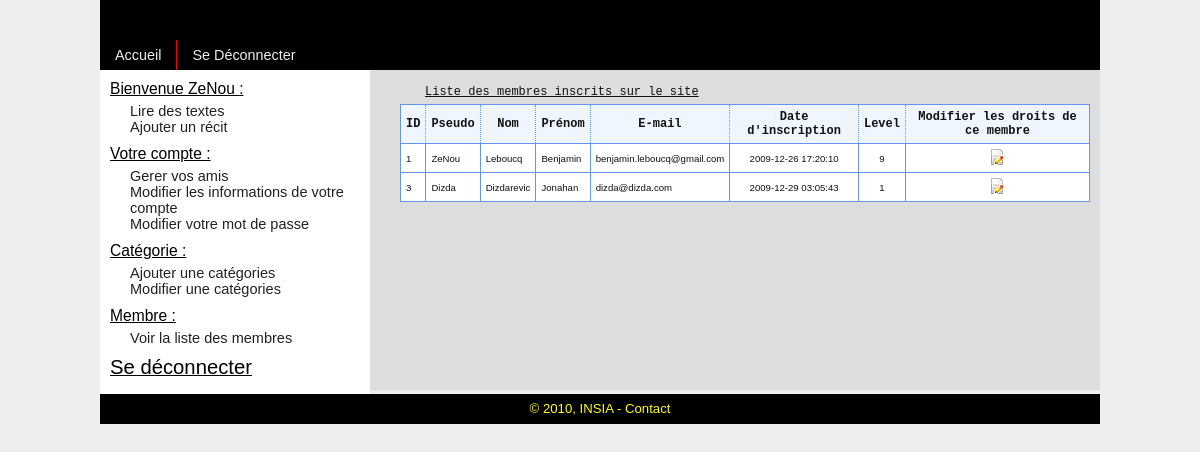
The page /index.php?page=listemembre (signed in) on the database as committed earlier.
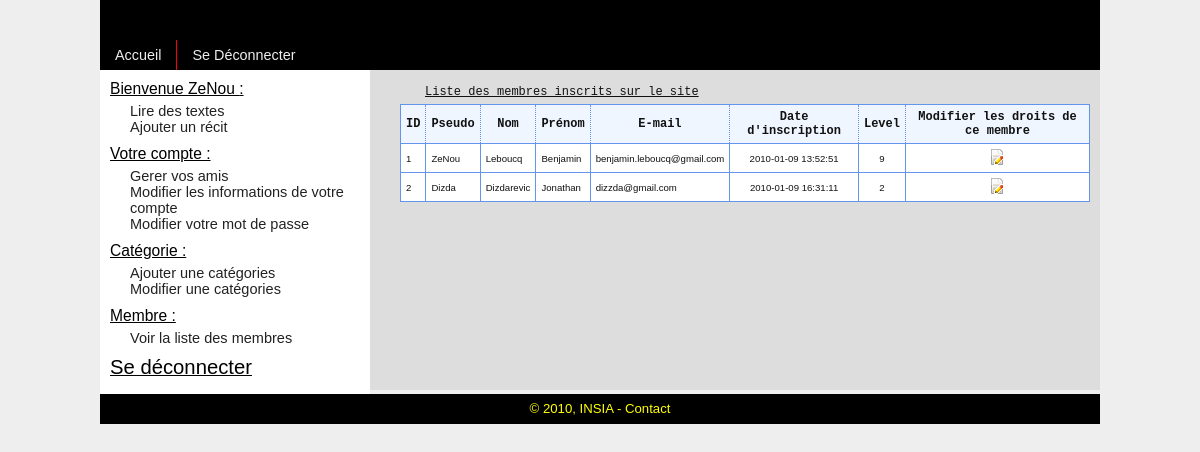
The same page on the database as committed later.
### tables this page shows
CREATE TABLE IF NOT EXISTS `membre` (
  `id` int(11) NOT NULL AUTO_INCREMENT,
  `nom` varchar(45) NOT NULL,
  `prenom` varchar(45) NOT NULL,
  `mail` varchar(50) NOT NULL,
  `pseudo` varchar(10) NOT NULL,
  `pass` varchar(45) NOT NULL,
  `level` tinyint(4) NOT NULL,
  `date_inscription` timestamp NOT NULL DEFAULT CURRENT_TIMESTAMP ON UPDATE CURRENT_TIMESTAMP,
  PRIMARY KEY (`id`)
);

### class/db.class.php (called while the page is built, shortened)
<?php
class Sql
{
	private
	$Serveur = '',
	$Bdd = '',
	$Identifiant = '',
	$Mdp = '',
	$Lien = '',
	$Debogue = true,
	$LimiteParPage,
	$PageCourante = 1,
	$nombreItemsTotal = 0,
	$NbRequetes = 0;
	public function __construct($Serveur = cfgServeur, $Bdd = cfgBdd, $Identifiant = cfgLogin, $Mdp = cfgPass)
	{
		$this->Serveur = $Serveur;
		$this->Bdd = $Bdd;
		$this->Identifiant = $Identifiant;
		$this->Mdp = $Mdp;
		$this->Lien=mysql_connect($this->Serveur, $this->Identifiant, $this->Mdp);
		$Base = mysql_select_db($this->Bdd,$this->Lien);
	}
	public function TabSQL($Requete, $LimiteParPage = 0, $PageCourante = 1, $CountSpecial = '')
	{
		$i = 0;
		$Ressource = mysql_query($Requete,$this->Lien);
		$TabResultat=array();
		while ($Ligne = mysql_fetch_assoc($Ressource))
		{
			foreach ($Ligne as $clef => $valeur) $TabResultat[$i][$clef] = $valeur;
			$i++;
		}
		return $TabResultat;
	}
}
?>

### conf/fonctions.php (called while the page is built, shortened)
<?php
	function Tab($obj, $requete, $LimiteParPage = 0, $PageCourante = 1, $CountSpecial = '')
	{
		try
		{
			return $obj->TabSQL($requete, $LimiteParPage, $PageCourante, $CountSpecial);
		}catch (Erreur $e) {
			echo $e->RetourneErreur();
		}
	}
?>

### inc/listemembre.inc.php (the view)
<?php
	$listemembre = new Sql();
	$tab_listemembre = Tab($listemembre,'	SELECT *
											FROM membre ');
	echo '
	<table class="listmembre">
		<caption> Liste des membres inscrits sur le site </caption>
		<tr>
			<th> ID </th>
			<th> Pseudo </th>
			<th> Nom </th>
			<th> Prénom </th>
			<th> E-mail </th>
			<th> Date d\'inscription </th>
			<th> Level </th>
			<th> Modifier les droits de ce membre';
		foreach($tab_listemembre as $tab_membre)
		{
			echo '
			<tr>
				<td> '.$tab_membre['id'].' </td>
				<td> '.$tab_membre['pseudo'].' </td>
				<td> '.$tab_membre['nom'].' </td>
				<td> '.$tab_membre['prenom'].' </td>
				<td> '.$tab_membre['mail'].' </td>
				<td class="td_listtxt"> '.$tab_membre['date_inscription'].' </td>
				<td class="td_listtxt"> '.$tab_membre['level'].' </td>
				<td class="td_listtxt"> <a href="index.php?page=modifdroit&idmem='.base64_encode($tab_membre['id']).'" title="modifier les droits du membre '.$tab_membre['pseudo'].'"><img src="./images/png/edit.png" alt="édition des droits" /></a> </td>
			';
		}
	echo '</table>' ;
?>

### index.php (shortened to what this page needs)
<?php
include_once(dirname(__FILE__). '/conf/fonctions.php');
?>
<!DOCTYPE html PUBLIC "-//W3C//DTD XHTML 1.0 Strict//EN" "http://www.w3.org/TR/xhtml1/DTD/xhtml1-strict.dtd">
<html xmlns="http://www.w3.org/1999/xhtml">
<head>
	<link href="css/general.css" rel="stylesheet" type="text/css" />
</head>
<body>
	<div id="contenu">
		<div id="header">
			<ul>
				<li><a href="index.php?page=accueil">Accueil</a></li>
				<?php if(isset($_SESSION['id'])) echo '<li><a href="index.php?page=accueil&d=1">Se Déconnecter</a></li>'; ?>
			</ul>
		</div>
		<div id="container">
			<?php include(dirname(__FILE__). '/box/menu.php'); ?>
			<div id="page">
				<?php include(dirname(__FILE__). '/centre.php'); ?>
			</div>
		</div>
		<p id="footer">&copy; <?php echo date("Y"); ?>, INSIA - <a href="index.php?page=contact">Contact</a></p>
	</div>
</body>
</html>

### box/menu.php
<?php
echo '<dl id="menu">';
if(!isset($_SESSION['id']))
{
	echo '
		<dt>Inscription</dt>
		<dd>
			<ul>
				<li><a href="index.php?page=inscription">Vous devez vous inscrire pour profiter des services de ce site</a></li>
			</ul>
		</dd>';
}else{
	echo '<dt>Bienvenue '.$_SESSION['pseudo'].' :</dt>
					<dd>
						<ul>
							<li><a href="index.php?page=listtext">Lire des textes</a></li>
							<li><a href="index.php?page=addtext">Ajouter un récit</a></li>
						</ul>
					</dd>
				<dt>Votre compte : </dt>
					<dd>
						<ul>
							<li><a href="index.php?page=listamis">Gerer vos amis</a></li>
							<li><a href="index.php?page=">Modifier les informations de votre compte</a></li>
							<li><a href="index.php?page=">Modifier votre mot de passe</a></li>
						</ul>
					</dd>
		';
	if($_SESSION['level'] == 9){
		echo '<dt>Catégorie :</dt>
					<dd>
						<ul>
							<li><a href="index.php?page=addcategorie">Ajouter une catégories</a></li>
							<li><a href="index.php?page=modifcategorie">Modifier une catégories</a></li>
						</ul>
					</dd>
			<dt>Membre :</dt>
					<dd>
						<ul>
							<li><a href="index.php?page=listemembre">Voir la liste des membres</a></li>
						</ul>
					</dd>
		';
	}
	echo '<dt><a href="index.php?page=accueil&d=1">Se déconnecter</a></dt>';
}
echo '</dl>';
?>

### centre.php (shortened to what this page needs)
<?php
if(isset($_GET['page'])){
	$page = trim($_GET['page']);
	$page = dirname(__FILE__).'/inc/' . $page . '.inc.php';
	if (in_array($page, glob(dirname(__FILE__).'/inc/*.inc.php'))) {
	    include($page);
	}else{
		include(dirname(__FILE__).'/inc/erreur.inc.php');
	}
}else{
	include(dirname(__FILE__).'/inc/accueil.inc.php');
}
?>

### css/general.css (style rules this page uses)
body { color: #111; font-family: Arial, Verdana, sans-serif; font-size: 12px; background-color: #eee; }
div#header { width: 1000px; height: 30px; padding: 40px 0 0; background-color: #000; margin: auto; }
div#header ul li { float: left; height: 30px; border-left: 1px solid #f00; }
div#header ul li:first-child { border: none; }
div#header ul li a { display: block; line-height: 30px; padding: 0 15px; font-size: 1.2em; }
div#header ul li a:link { color: #eee; }
dl#menu, div#page { float: left; }
dl#menu { width: 250px; padding: 0 10px 10px; background-color: #fff; }
dl#menu dt { margin: 10px 0 5px 0; text-decoration: underline; }
dl#menu dt a, dl#menu dt { font-size: 1.3em; color: #000; }
dl#menu dd ul li a { color: #222; font-size: 1.1em; display: block; padding: 0 0 0 10px; }
div#page { width: 710px; padding: 10px; background-color: #ddd; min-height: 300px; }
div#container { margin: auto; width: 1000px; }
p#footer { clear: both; height: 30px; line-height: 30px; text-align: center; font-size: 1.1em; color: #FF0; background-color: #000; margin: auto; width: 1000px; }
p#footer a { color: #ff0; }

### css/tableau.css (style rules this page uses)
table { border-collapse: collapse; margin-left: 20px; }
caption { font-family: monospace; padding: 5px; text-align: left; margin-left: 20px; text-decoration:underline; }
th { font-family: monospace; border: 1px dotted #6495ed; padding: 5px; background-color: #EFF6FF; }
td { font-family: sans-serif; font-size: 80%; border: 1px solid #6495ed; padding: 5px; text-align: left; }
td.td_listtxt { text-align: center; }

### css/affichage.css (style rules this page uses)
dl { width: 250px; padding: 0 10px 10px; }
dt { margin: 10px 0 5px 0; text-decoration: underline; }
dt a, dt { font-size: 1.3em; color: #000; }
dd ul li { color: #222; font-size: 1.1em; display: block; padding: 0 0 0 10px; }

Rows that differ between the two databases and show on the page:
removed membre: id "3", pseudo "Dizda", nom "Dizdarevic", prenom "Jonahan", mail "dizda@dizda.com", date_inscription "2009-12-29 03:05:43", level "1"
changed membre "ZeNou": date_inscription "2009-12-26 17:20:10" → "2010-01-09 13:52:51"
added membre: id "2", pseudo "Dizda", nom "Dizdarevic", prenom "Jonathan", mail "dizzda@gmail.com", date_inscription "2010-01-09 16:31:11", level "2"
